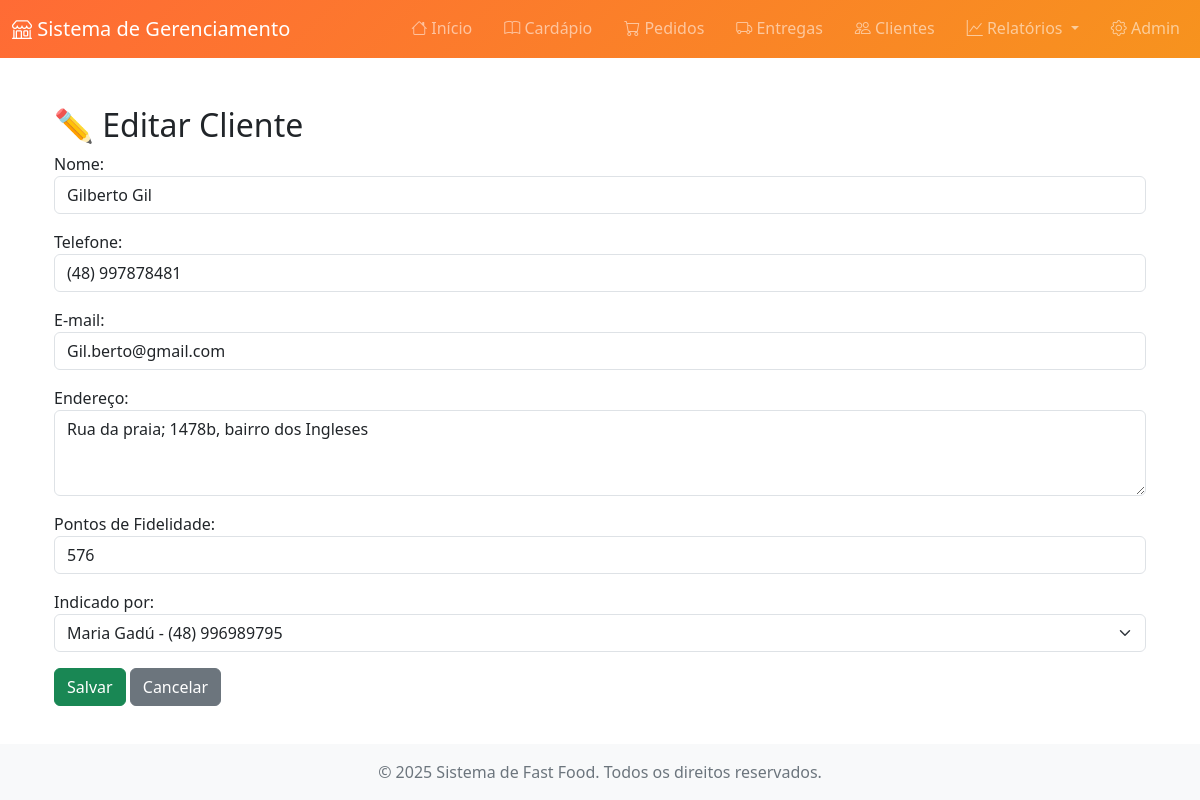
/clientes/2/editar/, run on the app's committed database.
### customers/models.py (models this page shows, shortened)
class Customer(models.Model):
    name = models.CharField('Nome', max_length=200)
    phone = models.CharField('Telefone', max_length=20)
    email = models.EmailField('E-mail', blank=True)
    address = models.TextField('Endereço')
    loyalty_points = models.IntegerField('Pontos de Fidelidade', default=0)
    referred_by = models.ForeignKey(
        'self',
        on_delete=models.SET_NULL,
        null=True,
        blank=True,
        verbose_name='Indicado por'
    )
    created_at = models.DateTimeField('Criado em', auto_now_add=True)
    class Meta:
        verbose_name = 'Cliente'
        verbose_name_plural = 'Clientes'
        ordering = ['name']
    def __str__(self):
        return f"{self.name} - {self.phone}"

### customers/views.py (the view)
# urls.py: path('<int:pk>/editar/', views.customer_edit, name='edit'),
def customer_edit(request, pk):
    customer = get_object_or_404(Customer, pk=pk)
    if request.method == 'POST':
        form = CustomerForm(request.POST, instance=customer)
        if form.is_valid():
            form.save()
            messages.success(request, 'Cliente atualizado com sucesso!')
            return redirect('customers:detail', pk=pk)
    else:
        form = CustomerForm(instance=customer)
    return render(request, 'customers/customer_form.html', {'form': form, 'customer': customer})

### customers/forms.py
class CustomerForm(forms.ModelForm):
    class Meta:
        model = Customer
        fields = ['name', 'phone', 'email', 'address', 'loyalty_points', 'referred_by']
        labels = {
            'name': 'Nome',
            'phone': 'Telefone',
            'email': 'E-mail',
            'address': 'Endereço',
            'loyalty_points': 'Pontos de Fidelidade',
            'referred_by': 'Indicado por',
        }
        widgets = {
            'address': forms.Textarea(attrs={'rows': 3, 'class': 'form-control'}),
            'name': forms.TextInput(attrs={'class': 'form-control'}),
            'phone': forms.TextInput(attrs={'class': 'form-control'}),
            'email': forms.EmailInput(attrs={'class': 'form-control'}),
            'loyalty_points': forms.NumberInput(attrs={'class': 'form-control'}),
            'referred_by': forms.Select(attrs={'class': 'form-select'}),
        }

### templates/customers/customer_form.html (shortened to what this page needs)
{% extends 'base.html' %}
{% block content %}
<div class="container mt-5">
    <h2>✏️ Editar Cliente</h2>
    <form method="post">
        {{ form.as_p }}
        <button type="submit" class="btn btn-success">Salvar</button>
        <a href="{% url 'customers:detail' customer.id %}" class="btn btn-secondary">Cancelar</a>
    </form>
</div>
{% endblock %}

### templates/base.html (style rules this page uses)
:root { --primary-color: #ff6b35; --secondary-color: #f7931e; --dark-color: #2c3e50; }

### data on the page
Customer: name "Gilberto Gil", phone "(48) 997878481", email "Gil.berto@gmail.com", address "Rua da praia; 1478b, bairro dos Ingleses", loyalty_points "576", referred_by "Maria Gadú - (48) 996989795"
